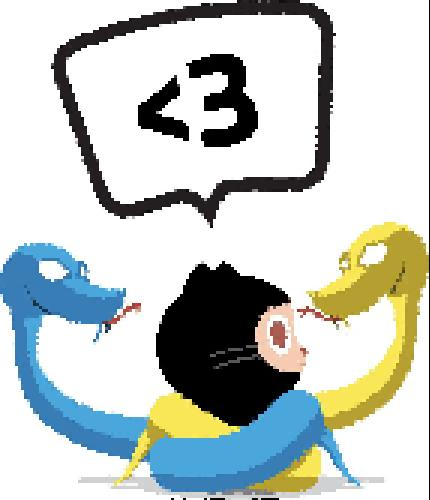
#> input picture example/pixelised_pythocat.jpg, 430 x 500 px
$ python pixelart.py example/pixelised_pythocat.jpg 5 5
#> lines starting #> are read from the running program, lines starting #| are printed output that depends on the picture
#> further down, img is the input picture: PIL image 430x500 RGB; mean R, G, B 193.9, 200.5, 196.6
#!/usr/bin/env python
import sys
import Image
import ImageDraw
from collections import defaultdict
import os

def my_getcolors(reg):
    w,h = reg.size
    color_map = defaultdict(int)
    for i in range(0,w):
        for j in range(0,h):
            pix = reg.getpixel((i,j))
            if color_map[pix] == 0:
                color_map[pix] = 1
            else:
                color_map[pix] += 1
#For some reason i hate the following line of code
    return {v:k for k, v in color_map.items()}

def get_color(region):
    'Return average color of a region'
    color_dist = my_getcolors(region)
    max_color = color_dist[max(color_dist.keys())]
    return max_color


def pixelize(region):
    "Fill a given region with color calculated for that region"
    px_color = get_color(region)
    draw_region = ImageDraw.Draw(region)
    draw_region.rectangle([0,0,pixel_size[0],pixel_size[1]],fill=px_color)
    return region

def pixel_art(image,px_size):
    "Produce pixel art of an image"
    px_w,px_h = px_size
    width,height = image.size
#> width = 430; height = 500
    px_art = Image.new('RGB',(width,height))
#> px_art: PIL image 430x500 RGB; every value is 0
    for x in range(0,width,px_w):
        for y in range(0,height,px_h):
            box = (x,y,x+px_w,y+px_h)
            region = image.crop(box)
            pixel = pixelize(region)
            px_art.paste(pixel,box)
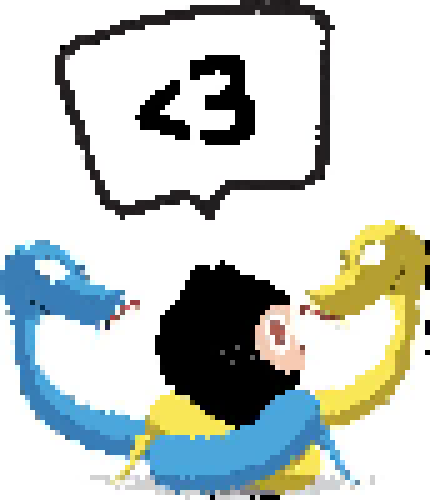
#> px_art: PIL image 430x500 RGB; mean R, G, B 197.1, 203.6, 199.8
    return px_art

if __name__ == "__main__":
    img = Image.open(sys.argv[1])
    pixel_size = [int(sys.argv[2]),int(sys.argv[3])]
    art = pixel_art(img,pixel_size)
    art.show()
    art.save('art/pixelised_'+os.path.basename(img.filename))
